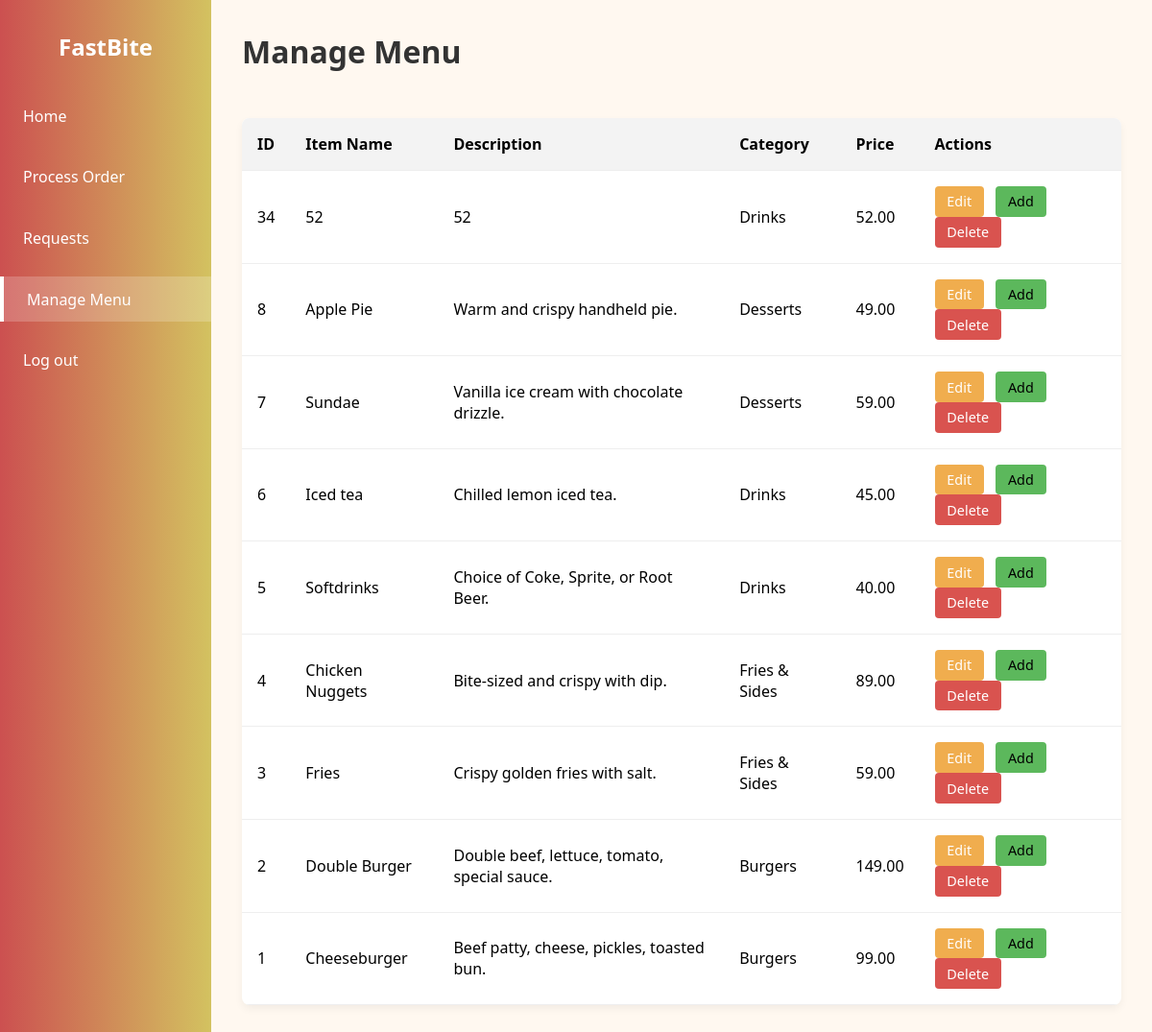
Before: /manage-menu.php (signed in) with the older database file.
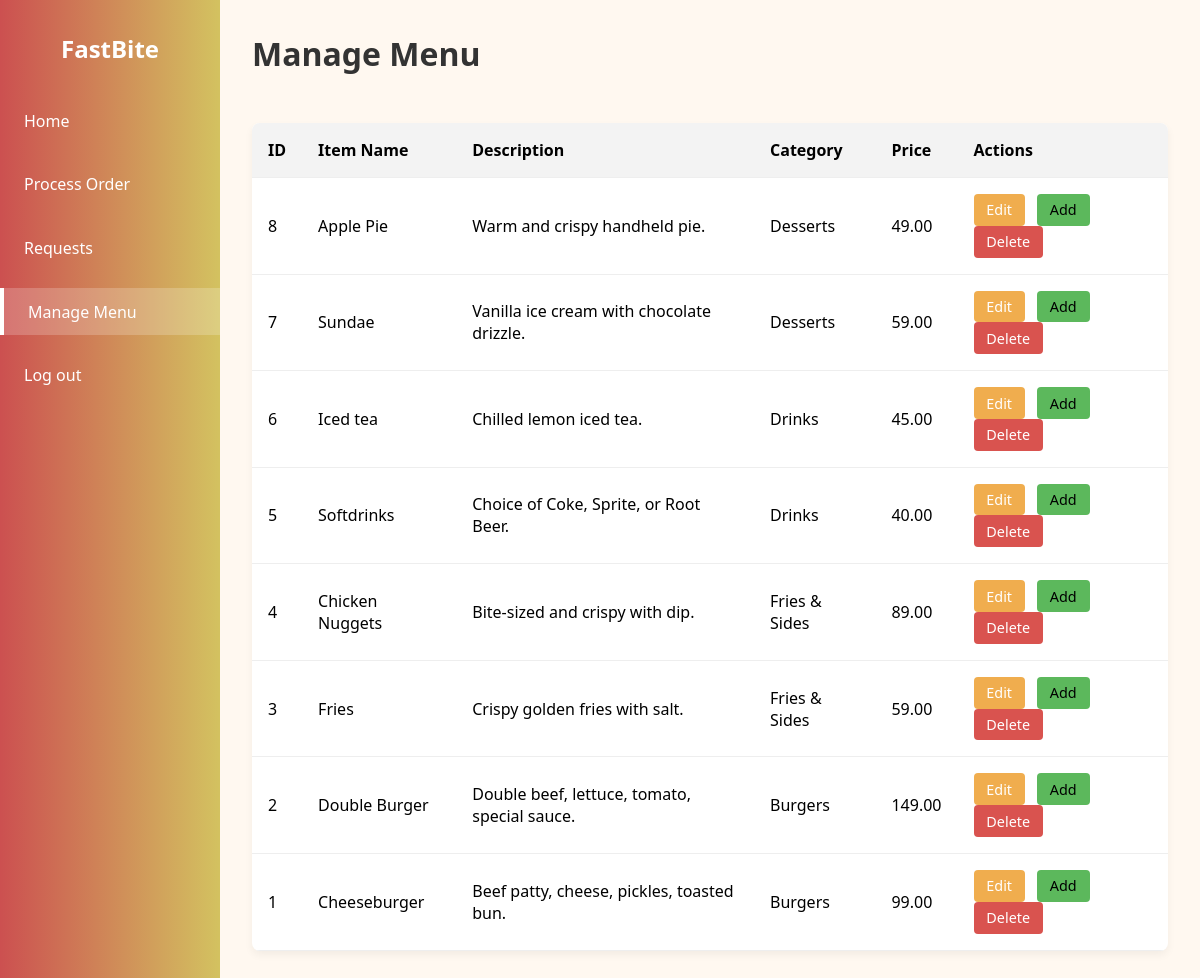
After: the same page with the newer database file.
### tables this page shows
CREATE TABLE `menu` (
  `item_id` int(11) NOT NULL,
  `item_name` varchar(100) NOT NULL,
  `description` text DEFAULT NULL,
  `category` varchar(50) DEFAULT NULL,
  `price` decimal(10,2) NOT NULL,
  `availability` tinyint(1) DEFAULT 1,
  `preparation_time` int(11) DEFAULT NULL,
  `images` longblob DEFAULT NULL
);

### manage-menu.php (the view, shortened to what this page needs)
<?php
include('includes/config.php');
$stmt = $dbh->query("SELECT * FROM menu ORDER BY item_id DESC");
$items = $stmt->fetchAll(PDO::FETCH_ASSOC);
usort($items, function($a, $b) {
    return $b['item_id'] - $a['item_id'];
});
?>
<!DOCTYPE html>
<html lang="en">
<head>
</head>
<body>
<nav class="sidebar">
  <h2>FastBite</h2>
  <ul>
    <li><a href="employee-dashboard.php">Home</a></li>
    <li><a href="process-order.php">Process Order</a></li>
    <li><a href="employee-requests.php">Requests</a></li>
    <li><a href="manage-menu.php" class="active">Manage Menu</a></li>
    <li><a href="logout.php">Log out</a></li>
  </ul>
</nav>
<div class="main-content">
  <h1>Manage Menu</h1>
  <table>
    <thead>
      <tr>
        <th>ID</th>
        <th>Item Name</th>
        <th>Description</th>
        <th>Category</th>
        <th>Price</th>
        <th>Actions</th>
      </tr>
    </thead>
    <tbody>
     <?php foreach ($items as $item): ?>
      <tr data-item-id="<?= $item['item_id'] ?>">
        <td><?= $item['item_id'] ?></td>
        <td><?= htmlspecialchars($item['item_name']) ?></td>
        <td><?= htmlspecialchars($item['description']) ?></td>
        <td><?= htmlspecialchars($item['category']) ?></td>
        <td><?= number_format($item['price'], 2) ?></td>
        <td>
          <button class="action-btn edit-btn" type="button" onclick="showEditForm(<?= $item['item_id'] ?>)">Edit</button>
          <form method="POST" action="" style="display:inline; margin-right: 0.5rem;">
            <button class="action-btn" style="background-color: #5cb85c;" type="button" onclick="showAddForm('add-form')">Add</button>
          </form>
          <form method="POST" action="" style="display:inline;">
            <button class="action-btn delete-btn" type="submit" onclick="return confirm('Delete this item?')">Delete</button>
          </form>
        </td>
      </tr>
      <?php endforeach; ?>
    </tbody>
  </table>
</div>
</body>
</html>

Changed rows visible on the page:
removed menu: item_id "34", item_name "52", description "52", category "Drinks", price "52.00"
